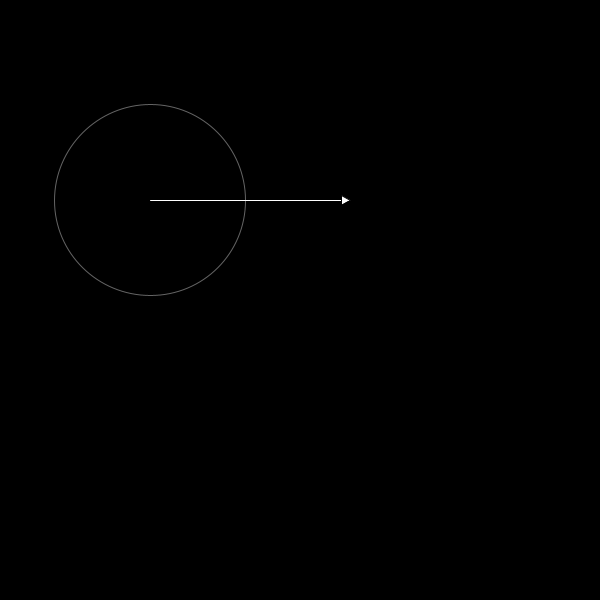
Frame 1 (no input)
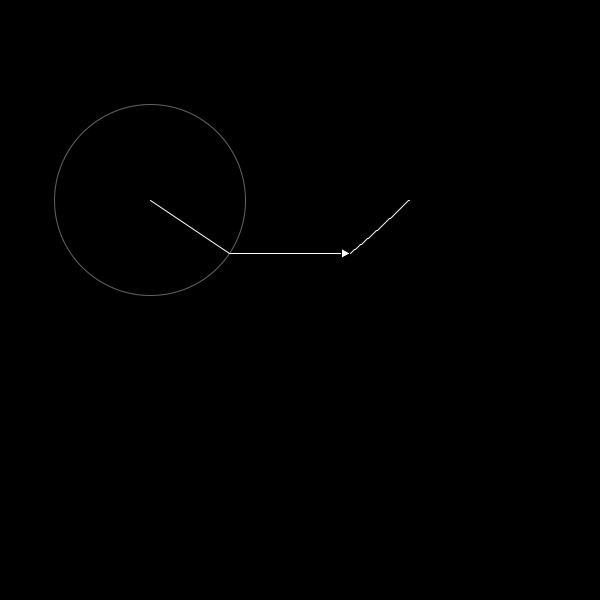
Frame 60 (the mouse pressed at the canvas centre just before this capture)
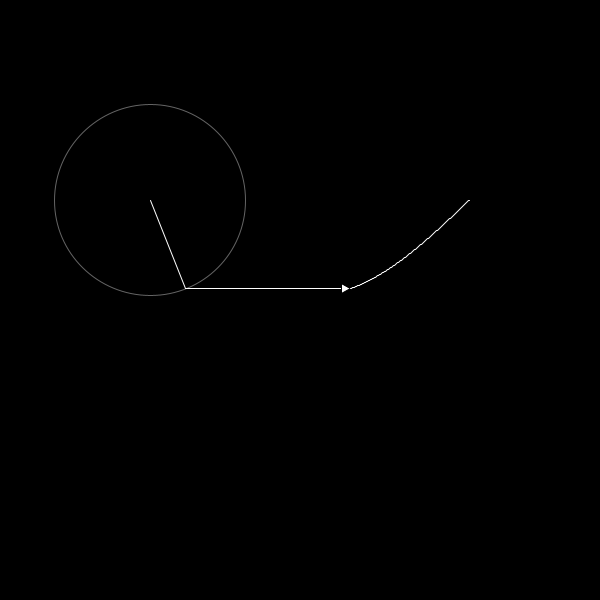
Frame 120 (the mouse held since frame 60 and released just before this capture)

The Processing sketch that drew these frames (run headless with seeded random() and noise(); from frame 60 on, the mouse is pressed at the canvas centre):

// Processing sketch: fourier
// ── fourier.pde
float time = 0;
ArrayList<Float> wave;
int iterations = 1;
double timeSpeed = 0.01;

void setup(){
  size(600, 600);
  wave = new ArrayList<Float>();
}

void draw(){
  background(0);
  translate(150, 200);
  
  push();
  float x = 0;
  float y = 0;
  for(int i=0;i<iterations;i++){
    int n = i*2+1;
    float px = x;
    float py = y;
    float radius = 75 * 4/(n*PI);
    x += radius*cos(n*time);
    y += radius*sin(n*time);
    
    stroke(255, 100);
    noFill();
    ellipse(px, py, radius*2, radius*2);
    
    stroke(255);
    line(px, py, x, y);
  }
  wave.add(0, y);
  pop();
  
  drawArrow(x, y, 200, y);
  
  push();
  translate(200, 0);
  noFill();
  stroke(255);
  beginShape();
  for(int i=0;i<wave.size();i++){
    vertex(i, wave.get(i));
  }
  endShape();
  pop();
  
  time+=timeSpeed;
  if(wave.size()>250)wave.remove(wave.size()-1);
}

void drawArrow(float x1, float y1, float x2, float y2){
  push();
  stroke(255);
  line(x1, y1, x2, y2);
  pop();
  
  push();
  translate(x2, y2);
  fill(255);
  rotate(new PVector(x2-x1, y2-y1).heading());
  triangle(0, 0, -9, 5, -9, -5);
  pop();
}

void keyPressed(){
  if(keyCode==UP)iterations++;
  if(keyCode==DOWN)iterations--;
  if(keyCode==LEFT)timeSpeed/=1.1;
  if(keyCode==RIGHT)timeSpeed*=1.1;
  if(iterations<1)iterations=1;
  println("Iterations: "+iterations);
  println("TimeSpeed: "+timeSpeed);
}
